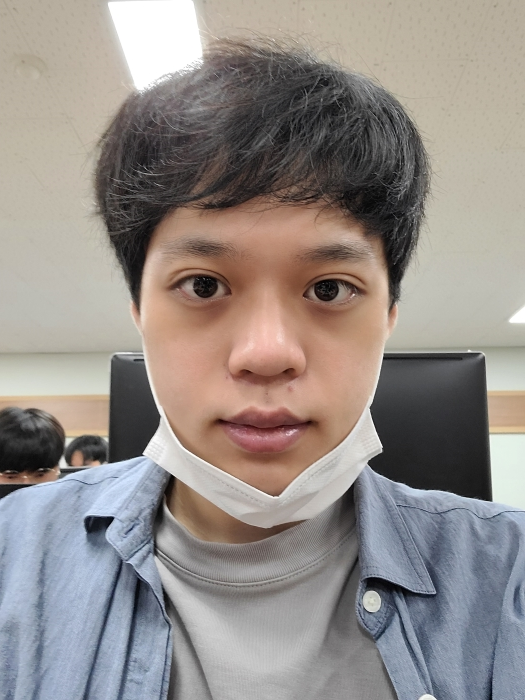
#> input picture image/jsw.jpg, 525 x 700 px
$ python histogram_view.py
#> lines starting #> are read from the running program, lines starting #| are printed output that depends on the picture
import cv2
from matplotlib import pyplot as plt

# 불러올 이미지 경로
image_file = "image/jsw.jpg"

# cv2.IMREAD_COLOR : 수정없이 원본 이미지 읽기
original = cv2.imread(image_file, cv2.IMREAD_COLOR)
#> original is the input picture: shape (700, 525, 3); mean B, G, R 136.9, 141, 148.1

# cv2.IMREAD_GRAYSCALE : 흑백사진으로 수정해서 이미지 읽기
gray = cv2.imread(image_file, cv2.IMREAD_GRAYSCALE)
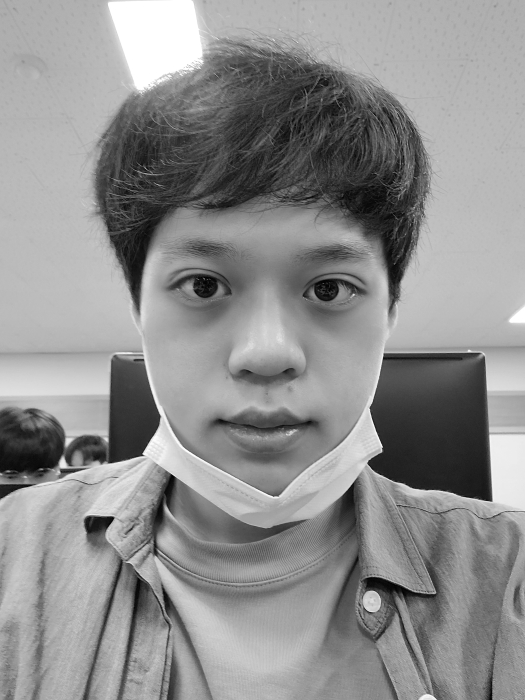
#> gray: shape (700, 525); min 1, max 255, mean 142.7

# cv2.IMREAD_UNCHANGED : 이미지 파일의 알파 채널(Alpha Cchannel)까지 포함해서 읽기
unchange = cv2.imread(image_file, cv2.IMREAD_UNCHANGED)
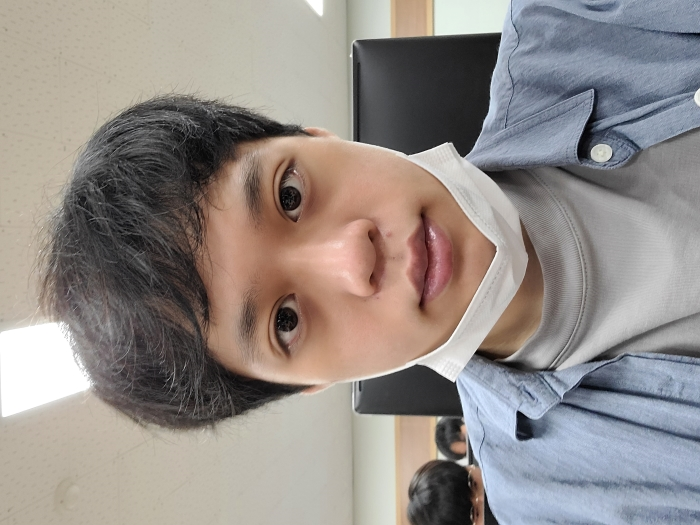
#> unchange: shape (525, 700, 3); mean B, G, R 136.9, 141, 148.1

# OpenCV 색상을 일반적으로 부르는 RGB 순서가 아닌 BGR 순서로 사용
color = ('b', 'g', 'r')

# 색상이 존재하는 원본이미지 히스토그램 보기
# BGR 순서대로 그래프 그리기 위해 반복문 사용
for i, col in enumerate(color):

    # calcHist 파라미터 설명
    # 첫 번째 파라미터(images) : 분석할 이미지 파일
    # 두 번째 파라미터(Channel) : 컬러이미지(BGR)이면, 배열 값 1개로 정의
    # 세 번째 파라미터(Mask) : 분석할 영역의 형태인 mask
    # 네 번째 파라미터(histSize) : 히스토그램의 hist 크기, 예 : 64면 256/64 = 4 =>  픽셀 4개를 1개의 픽셀로 합쳐 연산
    # 다섯 번째 파라미터(범위) : 컬러이미지(BGR)이면 8 ~ 256까지 배열
    hist = cv2.calcHist([original],[i],None,[256],[0,256])
    plt.figure(1)
    plt.plot(hist, color = col)

# 원본 이미지 히스토그램 출력
plt.show()
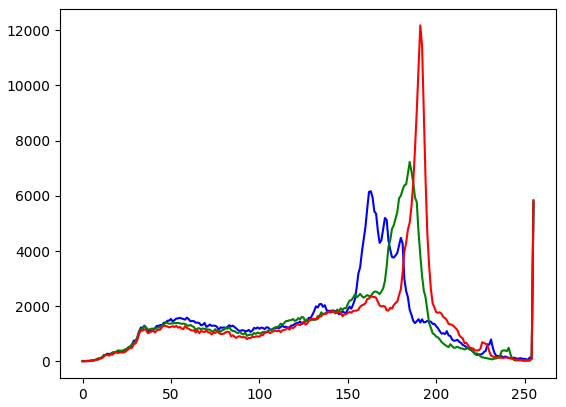
#> figure drawn by matplotlib, 1 panel; curve peaks at x = 163, y = 6166; curve peaks at x = 185, y = 7228; curve peaks at x = 191, y = 12173

# 흑백사진 히스토그램 보기
hist = cv2.calcHist([gray],[0],None,[256],[0,256])
#> hist = 256 values, max 8033 at index 185, min 0 at index 0, mean 1435.5
plt.figure(2)
plt.plot(hist)
plt.show()
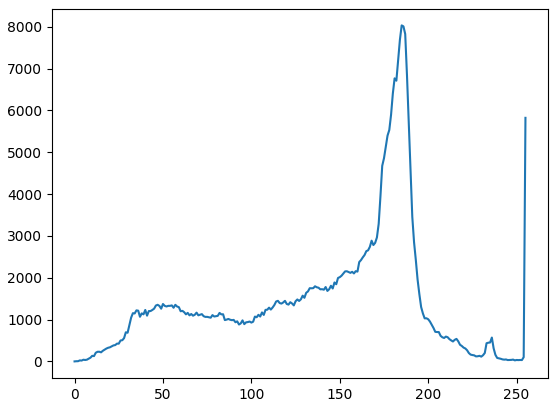
#> figure drawn by matplotlib, 1 panel; curve peaks at x = 185, y = 8033

# 히스토그램 평활화, 흑백사진만 가능함
gray = cv2.equalizeHist(gray)
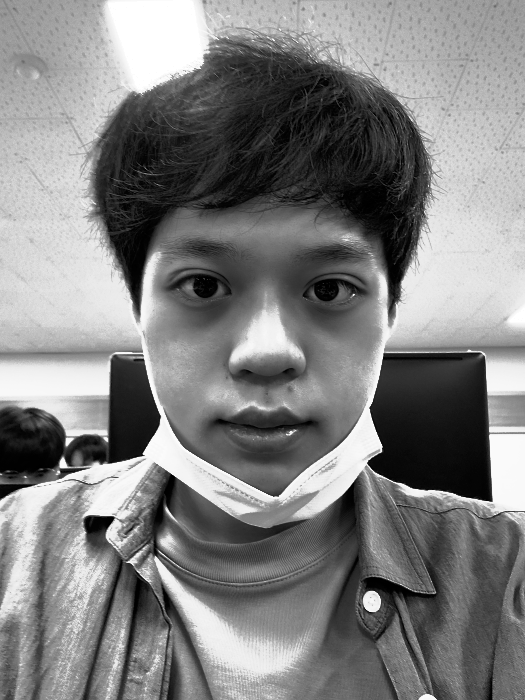
#> gray: shape (700, 525); min 0, max 255, mean 128.6

# 히스토그램 평활화된 히스토그램 보기
hist = cv2.calcHist([gray],[0],None,[256],[0,256])
#> hist = 256 values, max 8033 at index 204, min 0 at index 85, mean 1435.5
plt.figure(3)
plt.plot(hist)
plt.show()
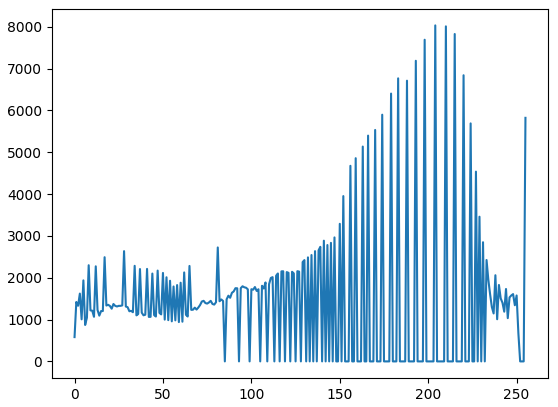
#> figure drawn by matplotlib, 1 panel; curve peaks at x = 204, y = 8033
